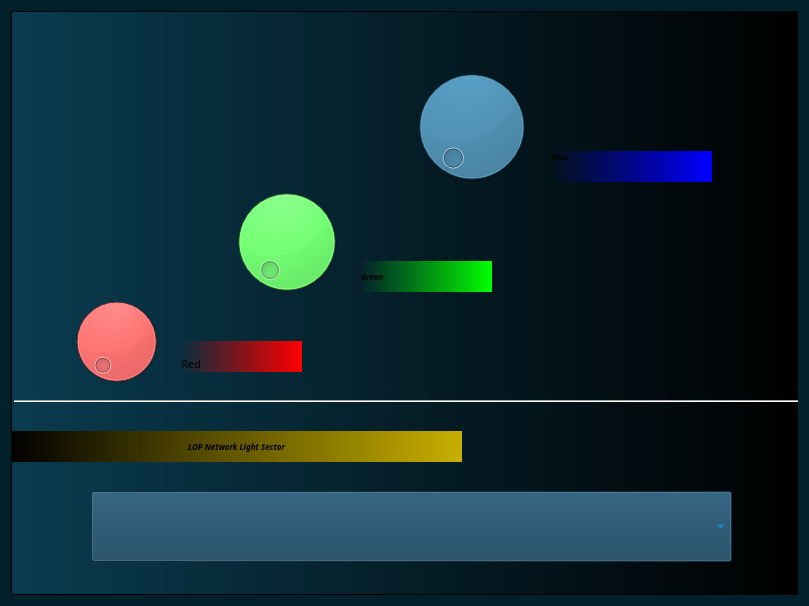
<?xml version="1.0" encoding="UTF-8"?>
<ui version="4.0">
 <class>Form</class>
 <widget class="QWidget" name="Form">
  <property name="geometry">
   <rect>
    <x>0</x>
    <y>0</y>
    <width>809</width>
    <height>606</height>
   </rect>
  </property>
  <property name="windowTitle">
   <string>Form</string>
  </property>
  <property name="styleSheet">
   <string notr="true">background-color: rgb(0, 32, 43);</string>
  </property>
  <layout class="QHBoxLayout" name="horizontalLayout">
   <item>
    <widget class="QFrame" name="frame">
     <property name="font">
      <font>
       <family>Brush Script MT</family>
       <pointsize>25</pointsize>
       <italic>true</italic>
      </font>
     </property>
     <property name="styleSheet">
      <string notr="true">background-color: qlineargradient(spread:pad, x1:0, y1:0, x2:1, y2:0, stop:0 rgba(10, 60, 80, 255), stop:1 rgba(0, 0, 0, 255));</string>
     </property>
     <property name="frameShape">
      <enum>QFrame::StyledPanel</enum>
     </property>
     <property name="frameShadow">
      <enum>QFrame::Raised</enum>
     </property>
     <widget class="QDial" name="bDial">
      <property name="geometry">
       <rect>
        <x>370</x>
        <y>50</y>
        <width>181</width>
        <height>131</height>
       </rect>
      </property>
      <property name="styleSheet">
       <string notr="true">background-color: rgb(26, 109, 155);</string>
      </property>
     </widget>
     <widget class="Line" name="line">
      <property name="geometry">
       <rect>
        <x>3</x>
        <y>380</y>
        <width>791</width>
        <height>20</height>
       </rect>
      </property>
      <property name="orientation">
       <enum>Qt::Horizontal</enum>
      </property>
     </widget>
     <widget class="QComboBox" name="comboBox">
      <property name="geometry">
       <rect>
        <x>80</x>
        <y>480</y>
        <width>641</width>
        <height>71</height>
       </rect>
      </property>
      <property name="styleSheet">
       <string notr="true">color: rgb(0, 170, 255);
background-color: rgb(20, 63, 91);</string>
      </property>
     </widget>
     <widget class="QDial" name="gDial">
      <property name="geometry">
       <rect>
        <x>180</x>
        <y>170</y>
        <width>191</width>
        <height>121</height>
       </rect>
      </property>
      <property name="styleSheet">
       <string notr="true">background-color: rgb(0, 255, 0);</string>
      </property>
     </widget>
     <widget class="QDial" name="rDial">
      <property name="geometry">
       <rect>
        <x>50</x>
        <y>280</y>
        <width>111</width>
        <height>101</height>
       </rect>
      </property>
      <property name="styleSheet">
       <string notr="true">background-color: rgb(255, 0, 0);</string>
      </property>
     </widget>
     <widget class="QLabel" name="label">
      <property name="geometry">
       <rect>
        <x>170</x>
        <y>330</y>
        <width>121</width>
        <height>31</height>
       </rect>
      </property>
      <property name="font">
       <font>
        <family>Permanent Marker</family>
        <pointsize>8</pointsize>
        <weight>50</weight>
        <italic>false</italic>
        <bold>false</bold>
       </font>
      </property>
      <property name="layoutDirection">
       <enum>Qt::LeftToRight</enum>
      </property>
      <property name="autoFillBackground">
       <bool>false</bool>
      </property>
      <property name="styleSheet">
       <string notr="true">background-color: qlineargradient(spread:pad, x1:0, y1:0, x2:1, y2:0, stop:0 rgba(255, 0, 0, 0), stop:1 rgba(255, 0, 0, 255));</string>
      </property>
      <property name="text">
       <string>Red</string>
      </property>
      <property name="alignment">
       <set>Qt::AlignBottom|Qt::AlignLeading|Qt::AlignLeft</set>
      </property>
     </widget>
     <widget class="QLabel" name="label_2">
      <property name="geometry">
       <rect>
        <x>350</x>
        <y>250</y>
        <width>131</width>
        <height>31</height>
       </rect>
      </property>
      <property name="font">
       <font>
        <family>Permanent Marker</family>
        <pointsize>6</pointsize>
        <weight>75</weight>
        <italic>true</italic>
        <bold>true</bold>
       </font>
      </property>
      <property name="styleSheet">
       <string notr="true">background-color: qlineargradient(spread:pad, x1:0, y1:0, x2:1, y2:0, stop:0 rgba(255, 0, 0, 0), stop:1 rgba(0, 255, 0, 255));
</string>
      </property>
      <property name="text">
       <string>Green</string>
      </property>
     </widget>
     <widget class="QLabel" name="label_3">
      <property name="geometry">
       <rect>
        <x>540</x>
        <y>140</y>
        <width>161</width>
        <height>31</height>
       </rect>
      </property>
      <property name="font">
       <font>
        <family>Permanent Marker</family>
        <pointsize>6</pointsize>
        <weight>75</weight>
        <italic>true</italic>
        <bold>true</bold>
       </font>
      </property>
      <property name="styleSheet">
       <string notr="true">background-color: qlineargradient(spread:pad, x1:0, y1:0, x2:1, y2:0, stop:0 rgba(255, 0, 0, 0), stop:1 rgba(0, 0, 255, 255));
</string>
      </property>
      <property name="text">
       <string>Blue</string>
      </property>
      <property name="alignment">
       <set>Qt::AlignLeading|Qt::AlignLeft|Qt::AlignTop</set>
      </property>
     </widget>
     <widget class="QLabel" name="label_4">
      <property name="geometry">
       <rect>
        <x>0</x>
        <y>420</y>
        <width>451</width>
        <height>31</height>
       </rect>
      </property>
      <property name="font">
       <font>
        <family>Permanent Marker</family>
        <pointsize>6</pointsize>
        <weight>75</weight>
        <italic>true</italic>
        <bold>true</bold>
       </font>
      </property>
      <property name="styleSheet">
       <string notr="true">background-color: qlineargradient(spread:pad, x1:0, y1:0, x2:1, y2:0, stop:0 rgba(0, 0, 0, 255), stop:1 rgba(200, 175, 0, 255));</string>
      </property>
      <property name="text">
       <string>LOP Network Light Sector</string>
      </property>
      <property name="alignment">
       <set>Qt::AlignCenter</set>
      </property>
     </widget>
    </widget>
   </item>
  </layout>
 </widget>
 <resources/>
 <connections/>
</ui>
